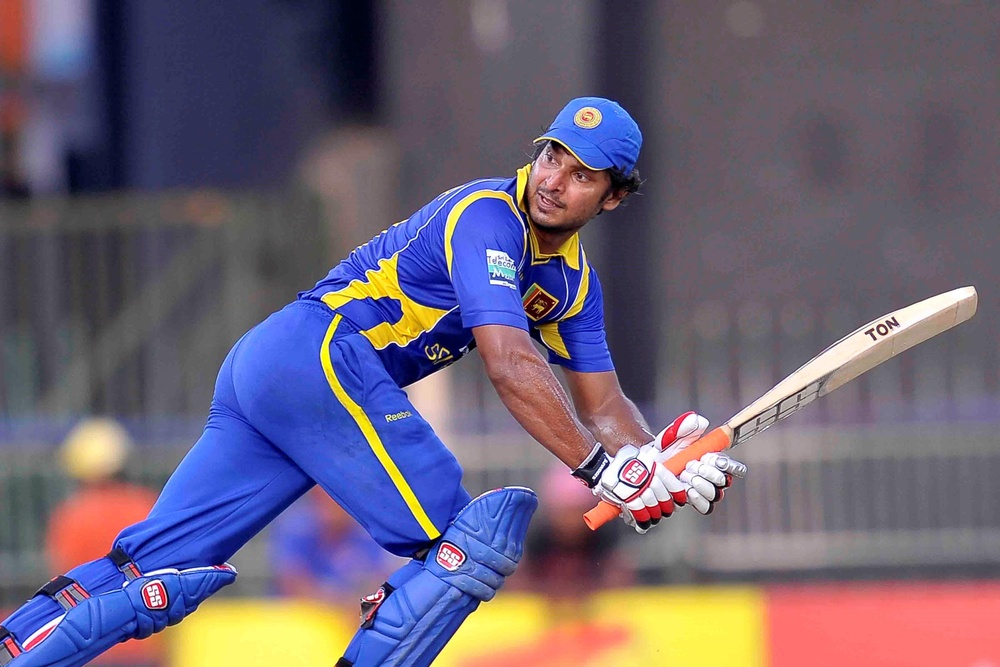
#> input picture 0030_01.jpg, 1000 x 667 px, shrunk from 3600 x 2400 before the run
$ python q2.py
#> lines starting #> are read from the running program, lines starting #| are printed output that depends on the picture
import cv2
import numpy as np
import matplotlib.pyplot as plt

image = cv2.imread("0030_01.jpg", cv2.IMREAD_GRAYSCALE)
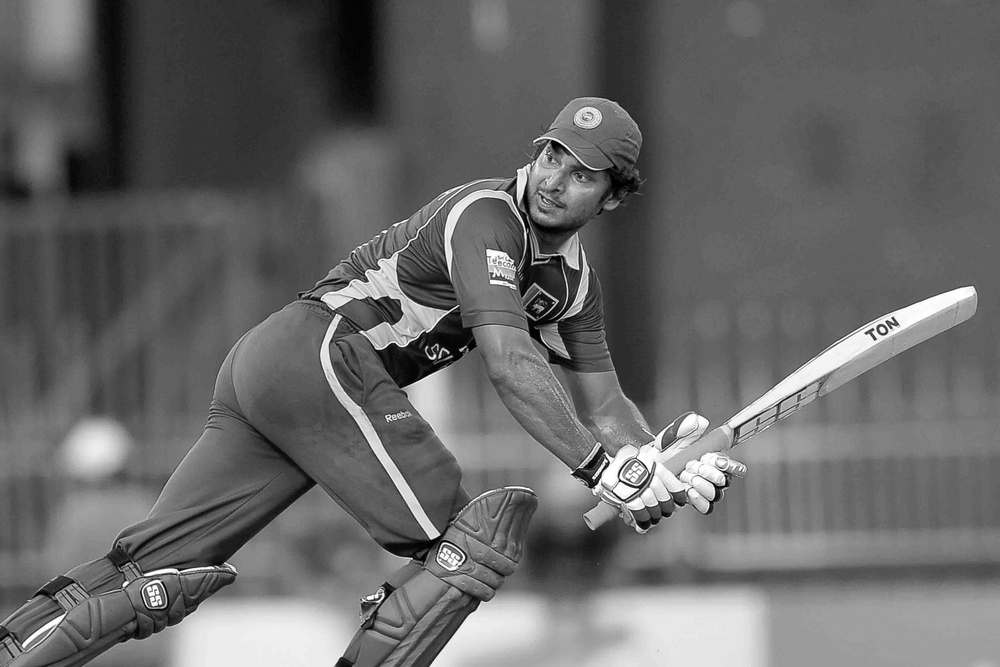
#> image: shape (667, 1000); min 0, max 255, mean 104

def average_filter(img, ksize):
    kernel = np.ones((ksize, ksize), dtype=np.float32) / (ksize * ksize)
    filtered = cv2.filter2D(img, -1, kernel)
    return filtered

Avg_filter_sizes = [3, 10, 20]

plt.figure(figsize=(15, 6))

for index, fil_size in enumerate(Avg_filter_sizes):
    avg = average_filter(image, fil_size)
    plt.subplot(1, 3, index + 1)
    plt.imshow(avg, cmap='gray')
    plt.title(f"{fil_size}x{fil_size} Average Filter", fontsize=16)
    plt.axis('off')
#> this loop made 3 passes
#> pass 2, in average_filter (call 2), `filtered = cv2.filter2D(img, -1, kernel)`:
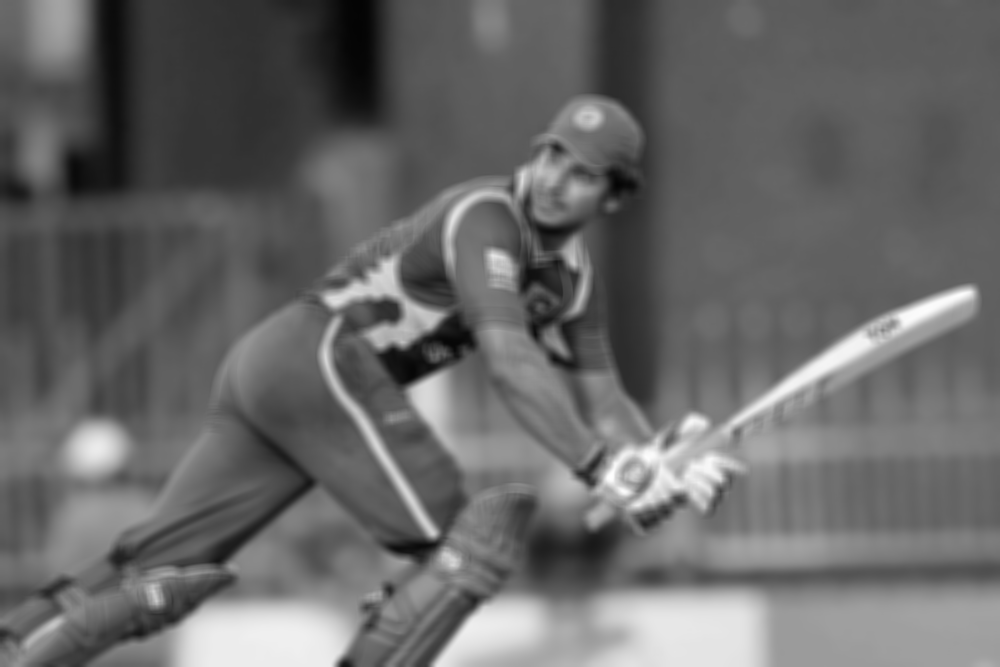
#> filtered: shape (667, 1000); min 4, max 254, mean 103.9
#> pass 3, in average_filter (call 3), `filtered = cv2.filter2D(img, -1, kernel)`:
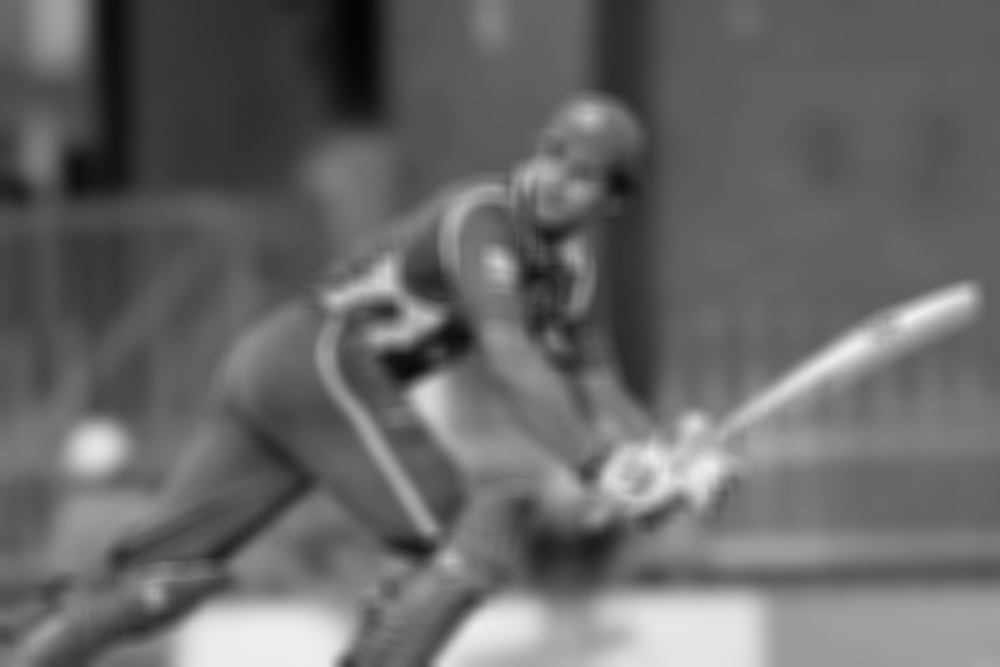
#> filtered: shape (667, 1000); min 4, max 239, mean 103.9

plt.tight_layout()
plt.show()
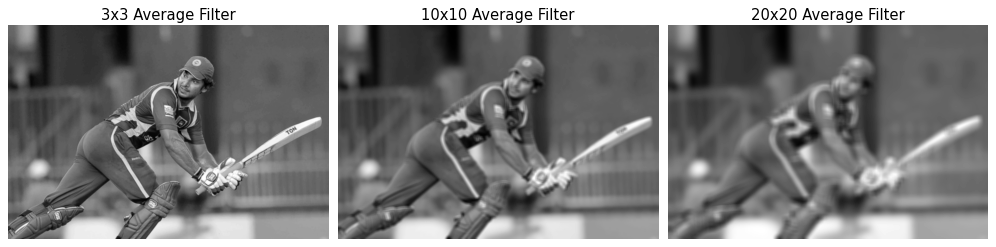
#> figure drawn by matplotlib, 3 panels
